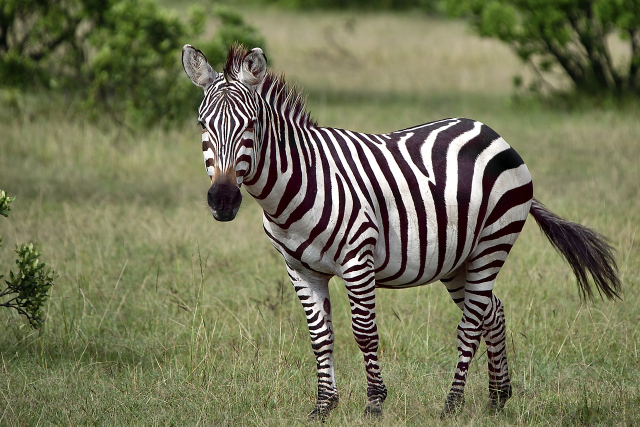
#> input picture Set-3/Question1/image.jpg, 1280 x 853 px (shown at 1/2 size)
$ jupyter execute Question1.ipynb
#> lines starting #> are read from the running program, lines starting #| are printed output that depends on the picture
[cell 1]
import cv2
import numpy as np
import matplotlib.pyplot as plt

[cell 2]
# Helper: Add motion blur

def motion_blur(image, size=15):
    kernel = np.zeros((size, size))
    kernel[int((size - 1)/2), :] = np.ones(size)
    kernel /= size
    return cv2.filter2D(image, -1, kernel), kernel

[cell 3]
# Inverse Filtering Function

def inverse_filtering(degraded, H):
    # DFT of degraded image
    G = np.fft.fft2(degraded)
    H_f = np.fft.fft2(H, s=degraded.shape)

    # Avoid divide by zero (add epsilon)
    epsilon = 1e-6
    F_hat = G / (H_f + epsilon)

    # Inverse DFT to get restored image
    f_restored = np.fft.ifft2(F_hat)
    f_restored = np.abs(f_restored)
    return np.uint8(np.clip(f_restored, 0, 255))

[cell 4]
# Main Program

# Load grayscale image
img = cv2.imread("image.jpg", cv2.IMREAD_GRAYSCALE)
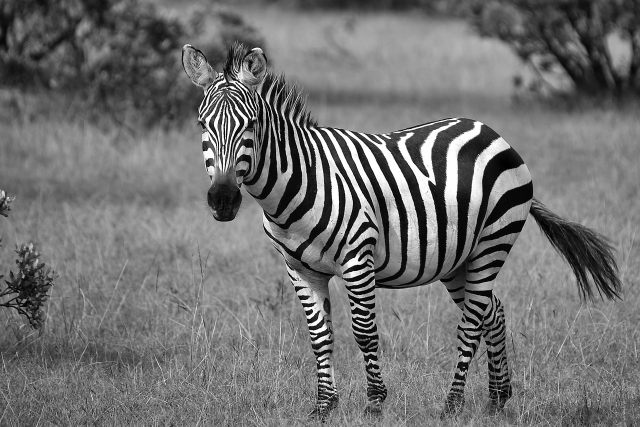
#> img: shape (853, 1280) (shown at 1/2 size); min 0, max 255, mean 112.5
img = cv2.resize(img, (256, 256))
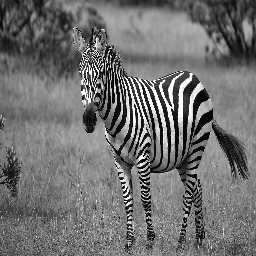
#> img: shape (256, 256); min 0, max 255, mean 112.2

# Apply motion blur (degradation)
degraded, kernel = motion_blur(img, size=15)
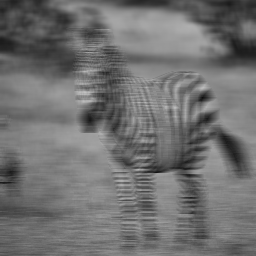
#> degraded: shape (256, 256); min 13, max 193, mean 112.2

# Restore using inverse filtering
restored = inverse_filtering(degraded, kernel)
#> in inverse_filtering, `f_restored = np.abs(f_restored)`:
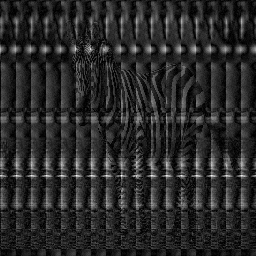
#> f_restored: shape (256, 256) float64; min 2.24e-05, max 898, mean 146.4; drawn with min black and max white
#> in inverse_filtering, `return np.uint8(np.clip(f_restored, 0, 255))`:
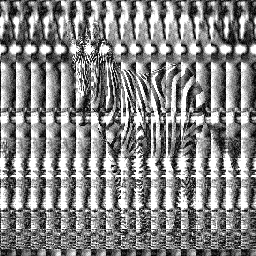
#> returned value: shape (256, 256); min 0, max 255, mean 132.9

[cell 5]
# Display Results

titles = ["Original", "Degraded (Motion Blur)", "Restored (Inverse Filter)"]
images = [img, degraded, restored]

plt.figure(figsize=(12, 4))
for i in range(3):
    plt.subplot(1, 3, i+1)
    plt.imshow(images[i], cmap="gray")
    plt.title(titles[i])
    plt.axis("off")

plt.tight_layout()
plt.show()
